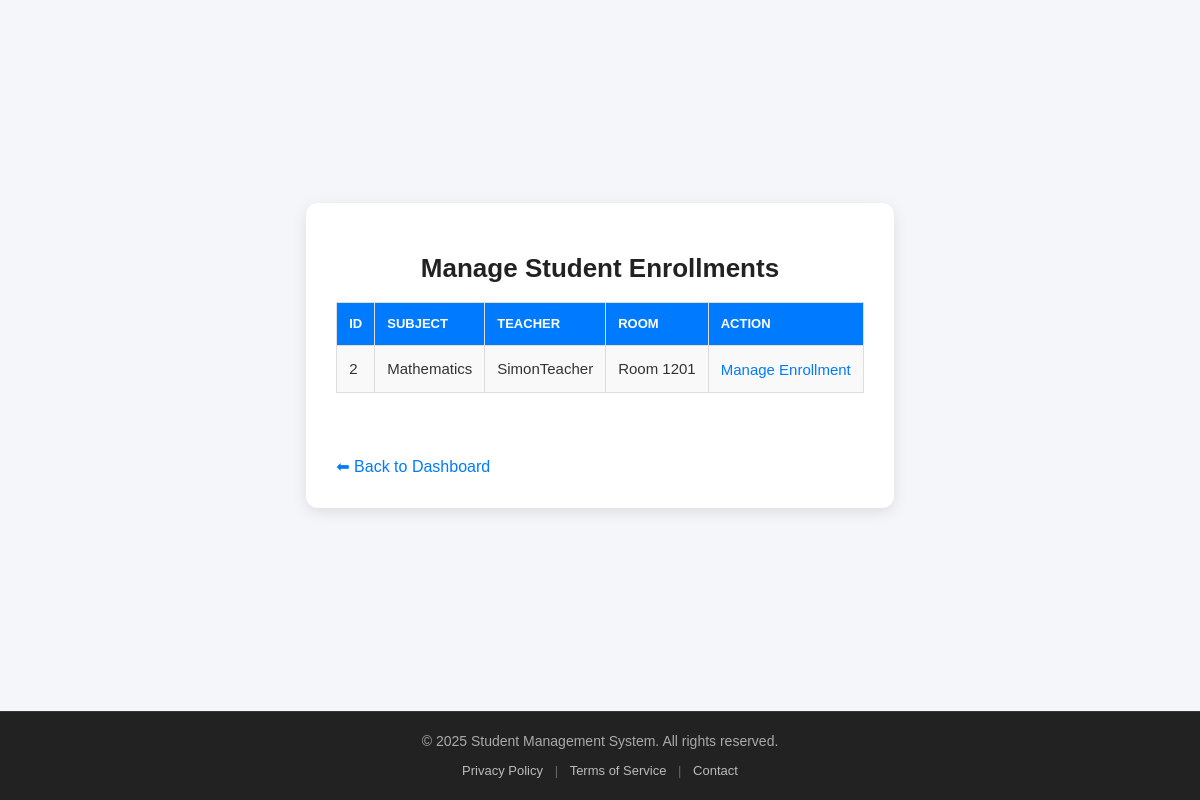
The app's page /public/admin/enrollments.php (signed in) with its own data.
### tables this page shows
CREATE TABLE `classes` (
  `id` int(11) NOT NULL,
  `subject_id` int(11) NOT NULL,
  `teacher_id` int(11) NOT NULL,
  `start_time` datetime NOT NULL,
  `end_time` datetime NOT NULL,
  `room` varchar(255) NOT NULL,
  `created_at` timestamp NOT NULL DEFAULT current_timestamp()
);

CREATE TABLE `subjects` (
  `id` int(11) NOT NULL,
  `name` varchar(100) NOT NULL,
  `code` varchar(10) NOT NULL,
  `created_at` timestamp NOT NULL DEFAULT current_timestamp()
);

CREATE TABLE `users` (
  `id` int(11) NOT NULL,
  `username` varchar(100) NOT NULL,
  `email` varchar(150) NOT NULL,
  `password` varchar(255) NOT NULL,
  `role_id` int(11) NOT NULL,
  `created_at` timestamp NOT NULL DEFAULT current_timestamp() ON UPDATE current_timestamp(),
  `first_name` varchar(100) NOT NULL,
  `last_name` varchar(100) NOT NULL,
  `dob` date NOT NULL
);

### public/admin/enrollments.php (the view, shortened to what this page needs)
<?php
global $pdo;
$stmt = $pdo->query("
    SELECT c.id, s.name AS subject_name, u.username AS teacher_name, c.room
    FROM classes c
    JOIN subjects s ON c.subject_id = s.id
    LEFT JOIN users u ON c.teacher_id = u.id
    ORDER BY c.id ASC
");
$classes = $stmt->fetchAll(PDO::FETCH_ASSOC);
?>
<!DOCTYPE html>
<html>
<head>
    <link rel="stylesheet" href="../assets/style.css">
</head>
<body class="dashboard-page">
<div class="dashboard-wrapper">
    <div class="dashboard-card teacher-view">
        <h1>Manage Student Enrollments</h1>
        <table>
            <tr>
                <th>ID</th>
                <th>Subject</th>
                <th>Teacher</th>
                <th>Room</th>
                <th>Action</th>
            </tr>
            <?php foreach ($classes as $class): ?>
                <tr>
                    <td><?= $class['id'] ?></td>
                    <td><?= htmlspecialchars($class['subject_name']) ?></td>
                    <td><?= htmlspecialchars($class['teacher_name'] ?? 'No Teacher') ?></td>
                    <td><?= htmlspecialchars($class['room']) ?></td>
                    <td>
                        <a href="manage_enrollment.php?class_id=<?= $class['id'] ?>">Manage Enrollment</a>
                    </td>
                </tr>
            <?php endforeach; ?>
        </table>
        <br>
        <a class="back-link" href="../dashboard.php">⬅ Back to Dashboard</a>
    </div>
</div>
<?php include __DIR__ . '/../templates/footer.php'; ?>
</body>
</html>

### public/assets/style.css (style rules this page uses)
html, body { height: 100%; margin: 0; padding: 0; display: flex; flex-direction: column; }
body > *:not(.site-footer) { flex: 1; }
body { font-family: Arial, sans-serif; background: #f4f4f9; color: #333; line-height: 1.4; padding: 20px; }
table { width: 100%; border-collapse: collapse; margin-bottom: 20px; }
table th, table td { padding: 16px 14px; font-size: 15px; border: 1px solid #ccc; text-align: left; vertical-align: top; word-break: break-word; overflow-wrap: anywhere; white-space: normal; overflow: hidden; text-overflow: ellipsis; }
table th { background: #007bff; color: #fff; text-transform: uppercase; font-size: 13px; }
table tr:nth-child(even) { background: #f9f9f9; }
a { color: #007bff; text-decoration: none; transition: color 0.2s ease-in-out; }
body.dashboard-page { background: #f4f6f9; padding: 0; display: flex; flex-direction: column; min-height: 100vh; }
.dashboard-wrapper { flex: 1; display: flex; justify-content: center; align-items: center; padding: 40px 20px; }
.dashboard-card { background: #fff; padding: 30px; border-radius: 12px; box-shadow: 0 4px 15px rgba(0, 0, 0, 0.1); text-align: center; }
.dashboard-card.teacher-view { max-width: 1000px; text-align: left; }
.dashboard-card h1 { font-size: 26px; margin-bottom: 10px; color: #222; text-align: center; }
.dashboard-card table { width: 100%; border-collapse: collapse; margin-top: 15px; }
.dashboard-card th, .dashboard-card td { padding: 12px; border: 1px solid #ddd; }
.dashboard-card th { background: #007bff; color: #fff; }
.dashboard-card tr:nth-child(even) { background: #f9f9f9; }
.back-link { display: inline-block; margin-top: 20px; color: #007bff; text-decoration: none; }
.dashboard-card table td:nth-child(2), .dashboard-card table th:nth-child(2) { max-width: 220px; white-space: nowrap; overflow: hidden; text-overflow: ellipsis; }
table td a { display: inline-block; max-width: 200px; white-space: nowrap; overflow: hidden; text-overflow: ellipsis; vertical-align: middle; }

### records on screen
classes: id "2", subject.name "Mathematics", teacher.username "SimonTeacher", room "Room 1201"
